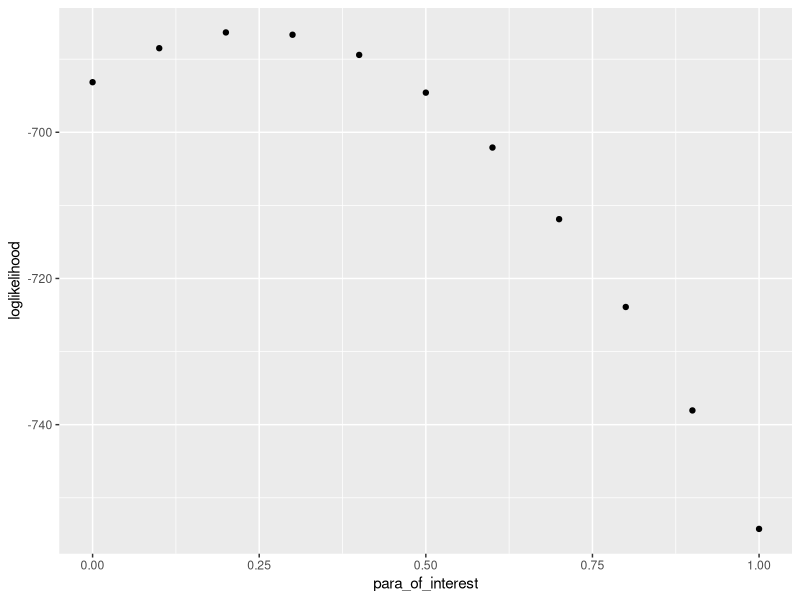

R code for this plot:
## ---- chunk 1
library(tidyverse)
i <- rep(1:1000, each = 2)
k <- rep(1:2, times = 1000)
x <- rep(0:1, times = 1000)
data <- tibble(i, k, x)
list(data)
## ---- chunk 2
# install.packages("evd")
library(evd)
set.seed(1)
e <- rgev(n = 2000)
library(tibble)
data <- add_column(data, e)
list(data)
## ---- chunk 3
beta <- 0.2
latent <- beta * x + e
data <- add_column(data, latent)
list(data)
## ---- chunk 4
y <- rep(0, times = 2000)
index <- seq(from = 1, to = 1999, by = 2)
for(j in index){
  if(latent[j] >= latent[j + 1]){y[j] <- 1}
  else{y[j+1] <- 1}
}
data <- add_column(data, y)
list(data)
## ---- chunk 5
loglikelihood_A1 <- function(n){
  exp_term <- exp(n * x)
p <- rep(0, times = 2000)
for(j in index){
  p[j] <- exp_term[j] / (exp_term[j] + exp_term[j+1])
  p[j+1] <- exp_term[j+1] / (exp_term[j] + exp_term[j+1])
}
sum <- 0
for (l in 1:2000){
  sum <- sum + y[l] * log(p[l])  
  }
return(sum)
}
## ---- chunk 6
para_of_interest <- c(0, 0.1, 0.2, 0.3, 0.4, 0.5, 0.6, 0.7, 0.8, 0.9, 1)
loglikelihood <- rep(0, times = 11)
for (m in 1:11){loglikelihood[m] <- loglikelihood_A1(n = para_of_interest[m])}
# install.packages("ggplot2")
library(ggplot2)
ggplot2::qplot(para_of_interest, loglikelihood)
## ---- chunk 7
# install.packages("minqa")
library(minqa)
optim(par = n, fn = loglikelihood_A1, method = c("Brent"), lower = -1, upper = 1)
